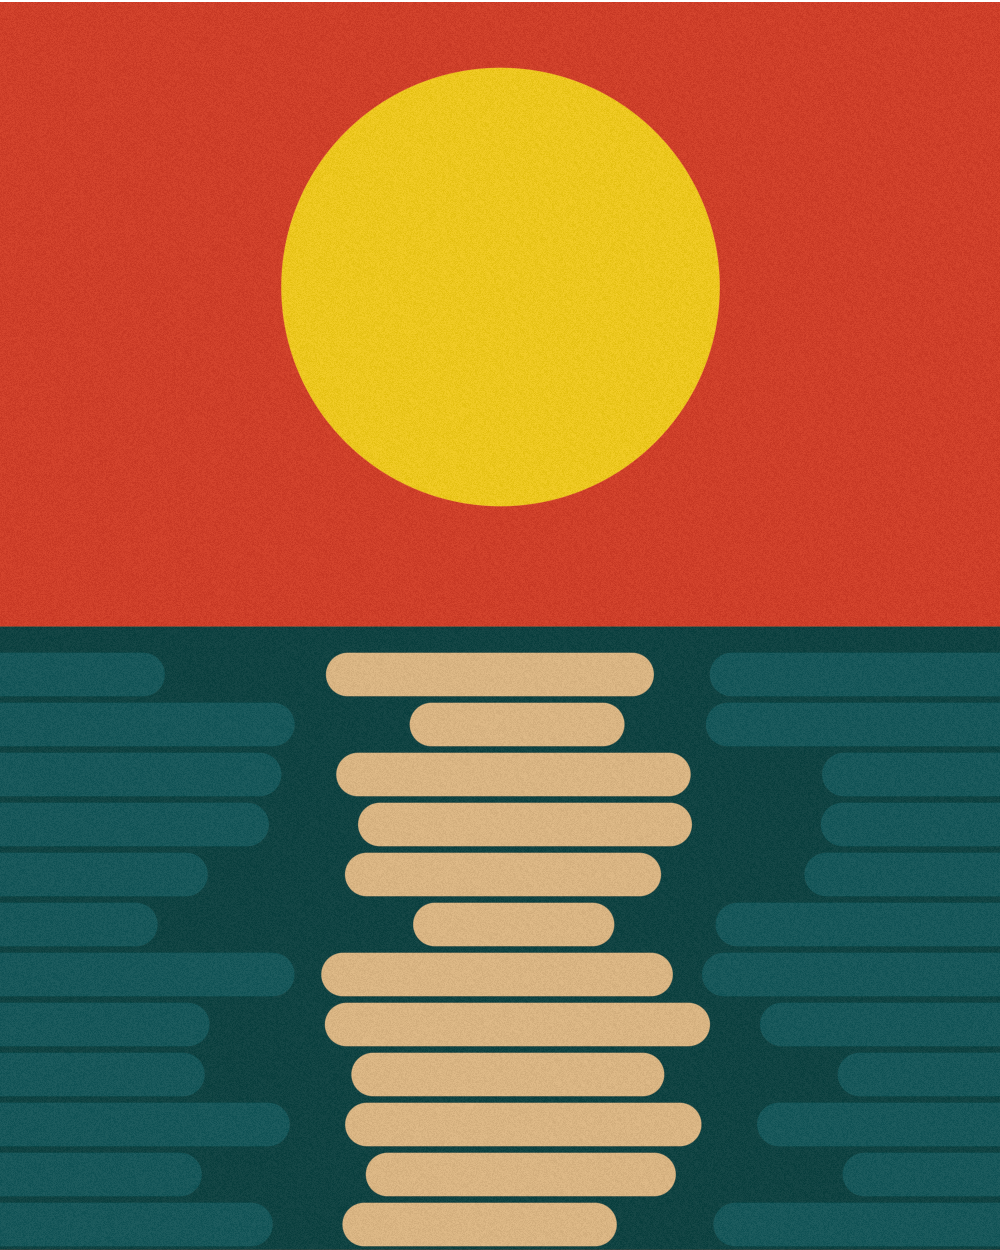

This figure's Python source:
from sdf_ui import *

from scratch import Vector

from random import random

from functools import reduce


SIZE = Vector((1000, 1250))

transparency = lambda color: (*color[:3], 0)

red = hex_col("d13926")
dark_blue = hex_col("06403f")
lighter_blue = hex_col("075558")
white = hex_col("deb883")
yellow = hex_col("f1cb0e")

if __name__ == '__main__':
    with Context(tuple(SIZE)) as ctx:
        bg = clear_color(ctx, red)

        sun = disc(ctx, (ctx.percent_x(50), ctx.percent_y(77)), ctx.percent_x(22)).fill(yellow, transparency(yellow))

        bg = bg.alpha_overlay(sun)

        sea_sdf = rounded_rect(ctx, (ctx.percent_x(50), ctx.percent_y(24.9)), (ctx.percent_x(55), ctx.percent_y(25)), (0, 0, 0, 0))
        sea = sea_sdf.fill(dark_blue, transparency(dark_blue))

        bg = bg.alpha_overlay(sea)

        num_stripes = 12
        distance = ctx.percent_y(48) / (num_stripes)

        gap = distance * 0.1

        half_height = (distance-gap)/2

        gen_fill = lambda col: lambda x: x.fill(col, transparency(col))
        overlay = lambda a, b: a.alpha_overlay(b)

        rr_side = lambda c: rounded_rect(ctx, c, (ctx.percent_x(15) * (1 + random()), half_height), (half_height, half_height, half_height, half_height))

        # left dark stripes
        y_s = range(int(distance/2), int(ctx.percent_y(48)), int(distance))

        left_center = map(lambda y: (0, y), y_s)

        stripes = map(rr_side, left_center)
        filled = map(gen_fill(lighter_blue), stripes)

        bg = bg.alpha_overlay(reduce(overlay, filled))

        # right dark stripes
        right_center = map(lambda y: (ctx.percent_x(100), y), y_s)

        stripes = map(rr_side, right_center)
        filled = map(gen_fill(lighter_blue), stripes)

        bg = bg.alpha_overlay(reduce(overlay, filled))

        # center stripes

        gen_x = lambda _: ctx.percent_x(50) * (1+0.1*(random()-0.5))
        x_s = map(gen_x, y_s)

        center = list(zip(x_s, y_s))

        rr_center = lambda c: rounded_rect(ctx, c, (ctx.percent_x(10) * (1 + random()), half_height), (half_height, half_height, half_height, half_height))

        stripes = map(rr_center, center)
        filled = map(gen_fill(white), stripes)

        bg = bg.alpha_overlay(reduce(overlay, filled))

        # film grain and show
        bg = bg.alpha_overlay(film_grain(ctx).to_lab().transparency(0.05))
        bg.save("dawn2.png")
